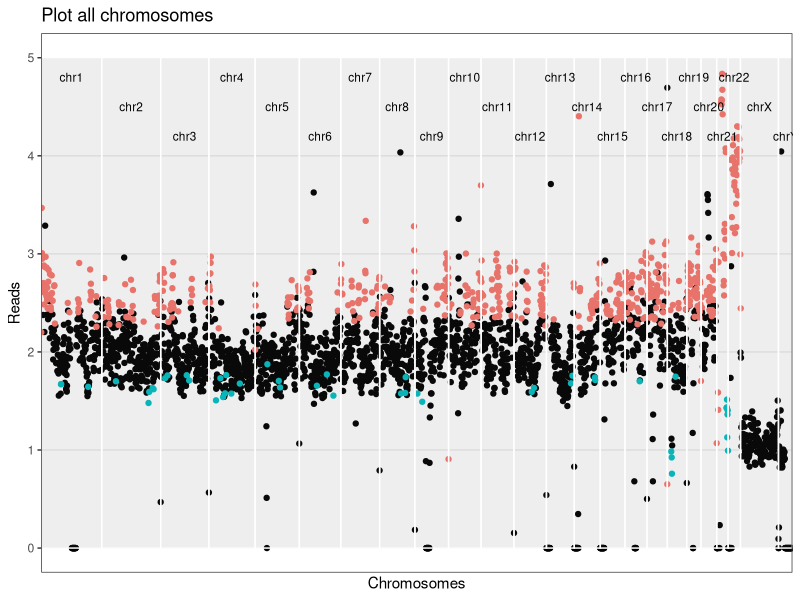
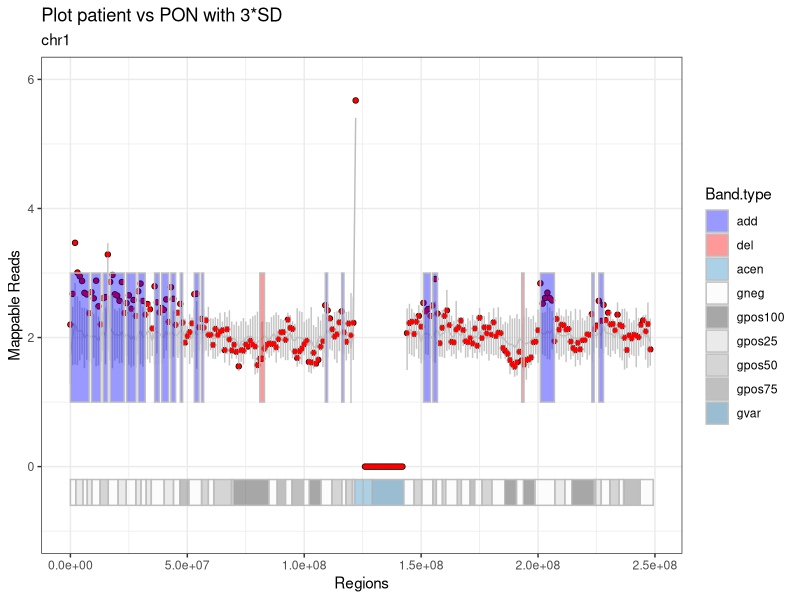
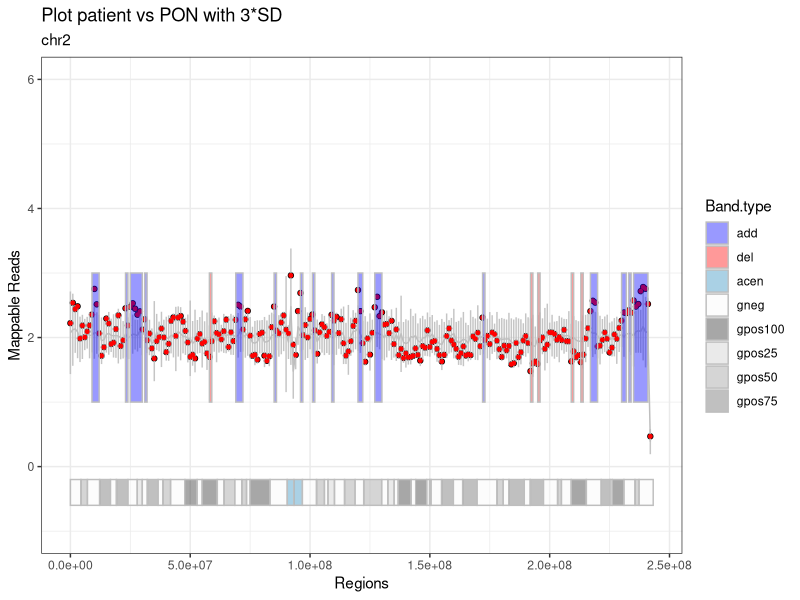
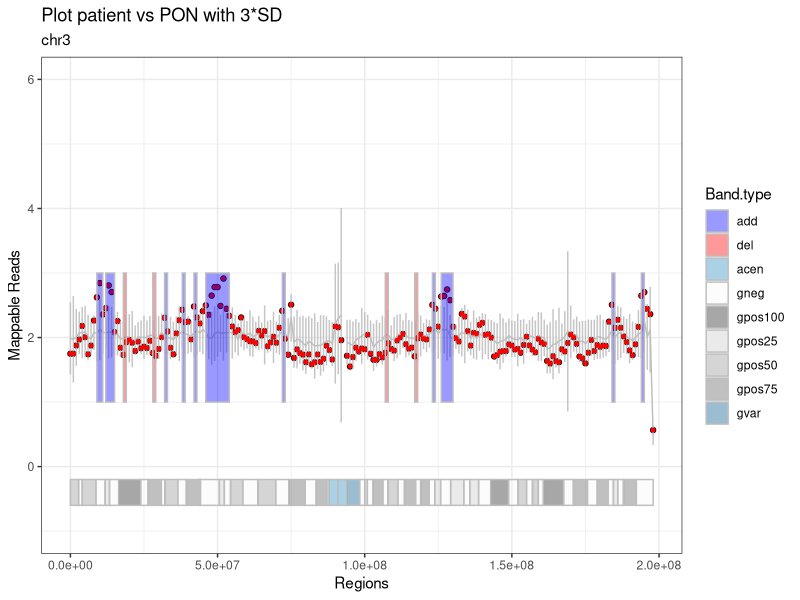
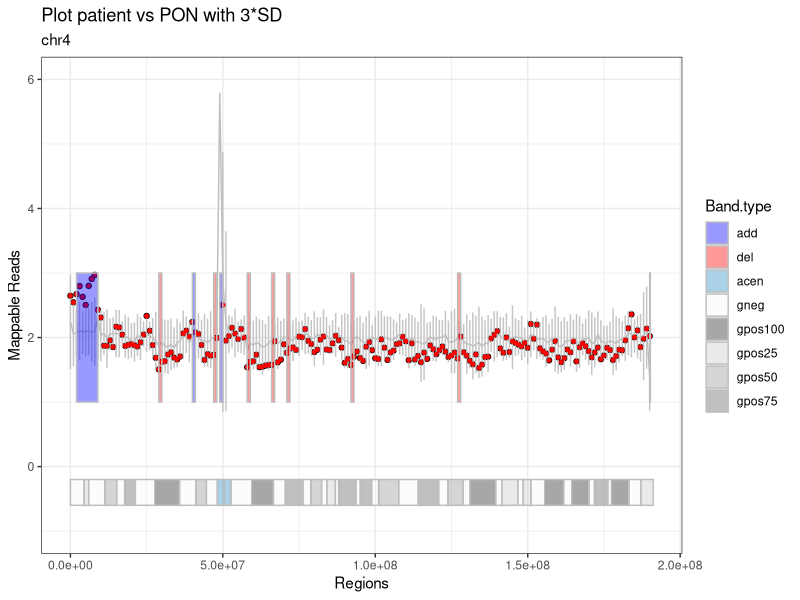
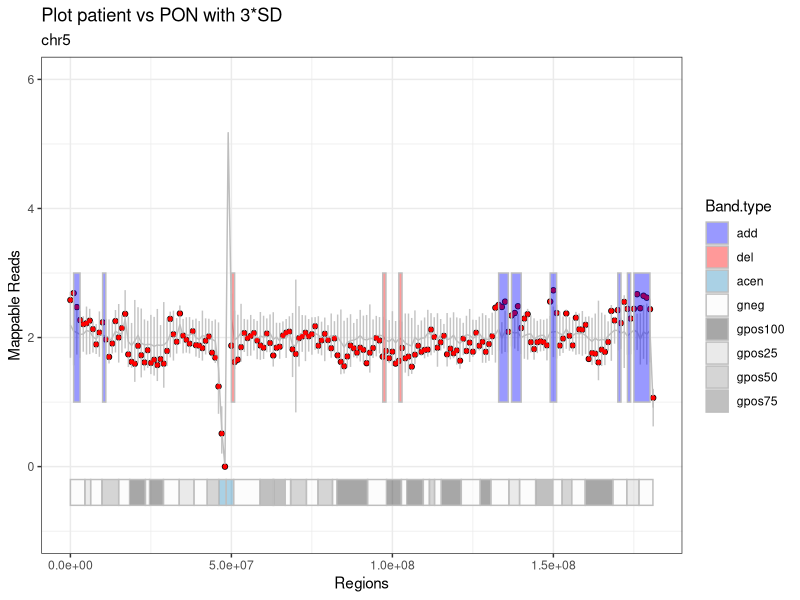
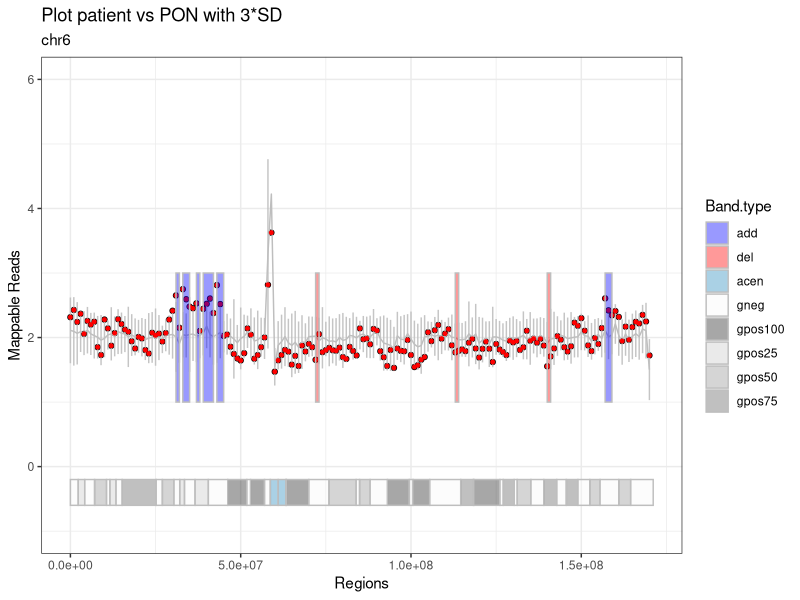
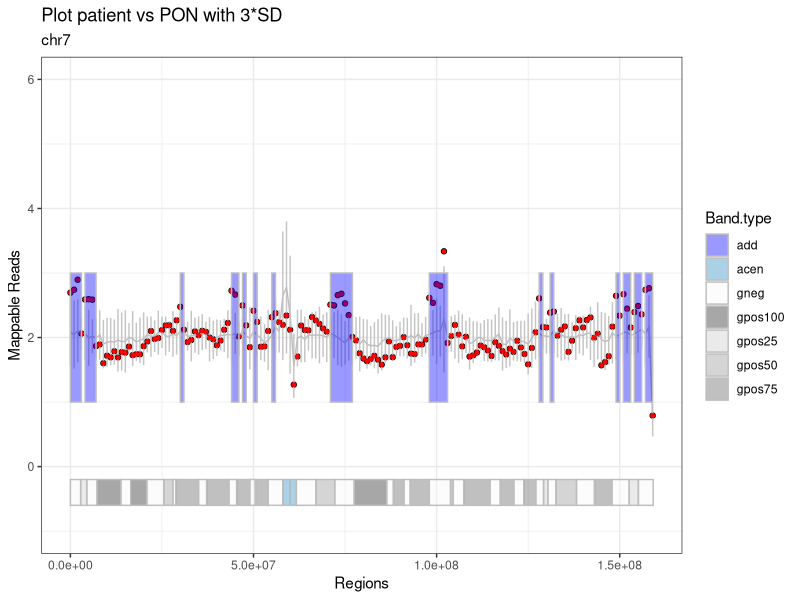

The R script that drew these images, in order:
## ---- chunk 1
knitr::opts_knit$set(root.dir = "/media/vera/big_data/coriandR/output/35717.median")
knitr::opts_chunk$set(warning = FALSE, message = FALSE) 
## ---- chunk 2
patient.data = read.table("patient.data.tsv", stringsAsFactors = F)
patient_name = patient.data[1, 2]
gender = as.character(patient.data[2, 2])
paste0("Patient ", patient_name)
## ---- chunk 3

# librarys
library(ggplot2)
library(knitr)


###################################################################################################
# VORBEREITEN
###################################################################################################

# SCHRITT 1
# Daten einlesen: Patient, PON, Giemsa-Bands, alle Gene und eine Auswahl der relevanten.

patient = read.table("patient.fc.tsv", header=TRUE, row.names = 1, stringsAsFactors = F) 
bin_data = read.table("pon.tsv", header=TRUE, row.names = 1, stringsAsFactors = F)
bin_data$Start = as.integer(bin_data$Start)
bin_data$End = as.integer(bin_data$End)
# pon wurde bereits erzuegt, normalisiert und mit den statistischenwerten versehen!

cytobands = read.table("../../tables/cytobands.tsv", header=TRUE, row.names = 1, stringsAsFactors = F)
# die farben sind bereits enthalten!
cancer_genes = read.table("../../tables/cancer.driver.genes_unique.and.goi.aml.csv", header=TRUE, sep = "\t",
                          stringsAsFactors = F)
all_genes = read.table("../../tables/all_genes.tsv", header=TRUE, row.names = 1, stringsAsFactors = F)
all_genes$start = as.integer(all_genes$start)
all_genes$end = as.integer(all_genes$end)

## ---- chunk 4
stats = read.table("mapping.stats.tsv", stringsAsFactors = F)
stats[nrow(stats) +1, ] = list(as.character("unique_mapped_reads"), sum(patient[ , 6]))
stats[nrow(stats) +1, ] = list(as.character("patient ID"), patient_name)
stats[nrow(stats) +1, ] = list(as.character("gender"), gender)

library(knitr)
kable(stats, digits = 0, col.names = NULL, align = "l")
## ---- chunk 5

# SCHRITT 2
# PON an das Geschlecht des Patienten anpassen
pon.gender.adjust = function(pon, gender) {
  if (gender == "M") {
    chrn = "chrX"
    pon.copy = pon[pon$Chr == "chrX_M", ]
    pon.copy$Chr = chrn
    pon = rbind(pon, pon.copy)
    
    chrn = "chrY"
    pon.copy = pon[pon$Chr == "chrY_M", ]
    pon.copy$Chr = chrn
    pon = rbind(pon, pon.copy)
    
    pon = pon[!(pon$Chr == "chrX_F" | pon$Chr == "chrY_F" | pon$Chr == "chrX_M" | pon$Chr == "chrY_M"), ]
  }
  
  else {
    chrn = "chrX"
    pon.copy = pon[pon$Chr == "chrX_F", ]
    pon.copy$Chr = chrn
    pon = rbind(pon, pon.copy)
    
    chrn = "chrY"
    pon.copy = pon[pon$Chr == "chrY_F", ]
    pon.copy$Chr = chrn
    pon = rbind(pon, pon.copy)
    
    pon = pon[!(pon$Chr == "chrX_F" | pon$Chr == "chrY_F" | pon$Chr == "chrX_M" | pon$Chr == "chrY_M"), ]
  }
}


# SCHRITT 3
# Die Patientendaten normalisieren
patient_normalization = function(patient, column_number) {
  # patient = tabelle der patienten
  # column_number = nummer der spalte mit deb patienten-bins
  # (bei einem patienten -> 6) 
  patient_norm <- patient[ , 1:5]
  #patient_norm$pat_bins <- patient[ , column_number] / sum(patient[ , column_number]) * (patient[1, 3] - patient[1, 2] + 1)
  patient_norm$pat_bins <- patient[ , column_number] / median(patient[ , column_number]) *2
  # eine neue tabelle mit den allgemeinen daten und den normalisierten patienten-bins
  # normalisierung basiert auf der automatischen erkennung der bin-laenge (differenz end und start der 1. bin)
  # ist also dynamisch
  return(patient_norm)
}

# SCHRITT 4
# Den Patienten als eine neue Spalte zu der PON-Tabelle hinzufügen
unite.data = function(pon, patient) {
  pon$patient = patient$pat_bins
  return(pon)
}

###################################################################################################
# RECHNEN
###################################################################################################

# SCHRITT 5
#Del/amp Bins detektieren
aberration.bins.identifier = function(bin_data, sd_factor) {
  bin_data$aberration = with(bin_data, factor(ifelse(patient < mean - sd_factor * sd, 'del', ifelse(patient > mean + sd_factor * sd, 'add', 'normal')), levels = c('normal', 'add', 'del')))
  return(bin_data)
}


# SCHRITT 6
# Abweichende Bins werden zu ganzen Regionen mit einer gemeinsamen Richtung
# (amplifiziert oder deletiert) zusammengefasst
# und in eine Tabelle hereingeschrieben
region_bring_together = function(bin_data, sd_factor) {
  # die funktion schaut alle chromosome (inkl. geschlechterchr) nach den over/under regionen durch
  # und gibt diese mit den start-/endpunkten in einer tabelle wieder
  regions = data.frame(Chr=character(), Start=integer(), End=integer(), Start.i=integer(), 
                        End.i=integer(), Direction=integer(), stringsAsFactors = F)
  last_chr = 'NULL'
  last_direction = 0 # 0 for normal, -1 for del, +1 for amp
  region_start = 0
  for (i in 1:nrow(bin_data)) {
    if(bin_data$Chr[i] != last_chr) {
      if(last_chr != 'NULL' & last_direction != 0) {
        regions[nrow(regions) + 1, ] = list(as.character(last_chr), bin_data$Start[region_start], 
                                            bin_data$End[i-1], region_start, i, last_direction)
        #eine region wird zugemacht, falls am ende eines chromosoms eine region noch offen war
      }
      last_direction = 0
      region_start = 0
      last_chr = bin_data$Chr[i]
    }

    direction = 0
    if(!is.na(bin_data$patient[i]) & (bin_data$patient[i] < bin_data$mean[i] - sd_factor * bin_data$sd[i])) {
      direction = -1
    } else if(!is.na(bin_data$patient[i]) & (bin_data$patient[i] > 
                                             bin_data$mean[i] + sd_factor * bin_data$sd[i])) {
      direction = +1
    }
    if (direction == last_direction) {
      next()
    }
    if (direction > last_direction) {
      if (last_direction == 0) {
        region_start = i
        # neue del oder amp region wird aufgemacht
      }
      else if (last_direction == -1) {
        regions[nrow(regions) + 1, ] = list(as.character(bin_data$Chr[i]), bin_data$Start[region_start], 
                                            bin_data$End[i-1], region_start, i-1, last_direction)
        # alte del region wird zugemacht
        if (direction == 1) {
          region_start = i
          # neue amp region wird aufgemacht
        }
      }
    } 
    else if (direction < last_direction) {
      if (last_direction == 0) {
        region_start = i
        # neue del region wird aufgemacht
      }
      else if (last_direction == 1) {
        regions[nrow(regions) + 1, ] = list(as.character(bin_data$Chr[i]), bin_data$Start[region_start], 
                                            bin_data$End[i-1], region_start, i-1, last_direction)
        # alte amp region wird zugemacht
        if (direction == -1) {
          region_start = i
          # neue del region wird aufgemacht
        }
      }
    }
    last_direction = direction
  }
  if(last_direction != 0) {
    regions[nrow(regions) + 1, ] = list(as.character(bin_data$Chr[i]), bin_data$Start[region_start], 
                                        bin_data$End[i-1], region_start, i, last_direction)
    #eine region wird zugemacht, falls bei dem allerletzten chromosom eine region noch offen war
  }
  return(regions)
}

###################################################################################################
# REPORTEN
###################################################################################################

# SCHRITT 7
# Die Regionen werden zu größeren Regionen zusammengefasst, deren Werte gegen die
# Werte des PONs an der gleichen Stelle geprüft werden
# Momentan noch 3*SD-Statistik.
region_merge = function(bin_data, regions, sd_factor) {
  regions_merged = data.frame(Chr=character(), Start=integer(), End=integer(), Start.i=integer(), 
                               End.i=integer(), Direction=factor(levels=c('add', 'del')),
                               stringsAsFactors = F)
  
  if(nrow(regions) < 1) return(regions_merged)
  
  regions_merged[1,] = list(as.character(regions$Chr[1]), 
                            regions$Start[1], 
                            regions$End[1],
                            regions$Start.i[1],
                            regions$End.i[1],
                            ifelse(regions$Direction[1]==1, 'add', 'del'))
  m = 1 #der zaehler in der tabelle "regions_merged"
  mean_region = 0
  mean_pon = 0
  sd_pon = 0
  
  for (r in 2:nrow(regions)) {
    if (regions_merged$Chr[m] != regions$Chr[r] | regions_merged$Direction[m] != regions$Direction[r]) {
      # mergen nur, wenn auf dem selben chr.
      regions_merged[nrow(regions_merged) + 1, ] = list(Chr=as.character(regions$Chr[r]), 
                                                        Start=regions$Start[r], 
                                                        End=regions$End[r],
                                                        Start.i=regions$Start.i[r],
                                                        End.i=regions$End.i[r],
                                                        Direction=ifelse(regions$Direction[r]==1, 'add', 'del'))
      # die region auf einem neuen chr oder mit einer anderen richtung zu der neuen tabelle hinzufuegen
      m = nrow(regions_merged)
      # das ist die region, von der aus betrachtet wird
      next
    }
    bin_start = regions_merged$Start.i[m]
    bin_end = regions$End.i[r]
    
    mean_region = mean(c(bin_data$patient[bin_start]:bin_data$patient[bin_end]), na.rm = TRUE)
    mean_pon = mean(c(bin_data$mean[bin_start:bin_end]), na.rm = TRUE)
    #die mittelwerte der betroffenen bins inkl. "normale" chr.abschnitte bei dem patienten und pon
    sd_pon <- mean(bin_data$sd[bin_start:bin_end])
    
    if (mean_region > mean_pon + sd_factor*sd_pon | mean_region < mean_pon - sd_factor*sd_pon) {
      # wenn die mittelwerte der betroffenen bins immer noch signifikant hoch/runter sind -> mergen
      regions_merged[m, ] = list(as.character(regions$Chr[r]), 
                                 regions_merged$Start[m], 
                                 regions$End[r],
                                 bin_start,
                                 bin_end,
                                 ifelse(regions$Direction[r]==1, 'add', 'del'))
    } 
    else {
      regions_merged[nrow(regions_merged) + 1, ] = list(Chr=as.character(regions$Chr[r]), 
                                                        Start=regions$Start[r], 
                                                        End=regions$End[r],
                                                        Start.i=regions$Start.i[r],
                                                        End.i=regions$End.i[r],
                                                        Direction=ifelse(regions$Direction[r]==1, 'add', 'del'))
    }
    m <- nrow(regions_merged)
  }
  return(regions_merged)
}


# SCHRITT 8
# Hier werden abweichende Banden aus den Bins detektiert
# Herausforderungen dabei ist, dass die Bins und die Bands in verschiedenen Schritten laufen,
# so kann eine Bande 100.000 Schritte haben
bins2bands = function(bin_data, cytobands, sd_factor) {
  last_chr = 'NULL'
  direction = 0 # die richtung der abweichenden bande (over, under)
  
  bands = data.frame(Chr=character(), Name=character(), Start=integer(), End=integer(),
                     Sum.pat=integer(),
                     Sum.pon=integer(), Direction=integer(),
                     stringsAsFactors = F)
  
  for (c in 1:nrow(cytobands)) {
    # Selektieren der Zeilen mit benötigten Eigenschften
    # hier gibt es mehrere faelle, da die schritte der bind und banden nicht gleich sind
    # und mehrere bins in einer bande sein koennen
    # bzw. auch  kleine bands in einer bin
    
    # die bedingung, dass die chromosome der banden und das patienten
    # gleich sind, muss immer erfuellt sein
    
    sel = as.character(bin_data$Chr) == as.character(cytobands$Chr[c]) &
      # fall 1: die bin ist kleiner als die band
      ((bin_data$Start >= cytobands$Start[c] & bin_data$End <= cytobands$End[c]) |
         # fall 2: die bin ist zwischen 2 bands, liegt aber eher in der betrachteten bin,
         # weil das ende von der bin naeher zum ende der band liegt, als der
         # anfang zum anfang der naechsten
         # die 2. bedingung wurde eingebaut, um zu verhindern, dass die bins vor der aktuellen
         # band mitselektiert werden
         ((bin_data$Start < cytobands$End[c]) &
            (bin_data$End > cytobands$Start[c]) &
            ((cytobands$End[c] - bin_data$Start) >= (bin_data$End - cytobands$End[c]))) |
         # fall 3: die bin ist zwischen 2 bands, liegt aber eher in der
         # betrachteten bin
         # weil der anfang von der bin naeher zum anfang der band liegt, als das ende
         ((bin_data$Start < cytobands$Start[c]) &
            ((bin_data$End - cytobands$Start[c]) > (cytobands$Start[c] - bin_data$Start))))
    # fall 4: die band ist kleiner als die bin,
    # dann greift die bedingung 2 oder 3, je nach werten
    
    band.pat = bin_data[sel, "patient"]
    #band.pon = colSums((bin_data[sel, grep(".bam", colnames(bin_data))]), na.rm = TRUE)
    band.pon = colSums((bin_data[sel, grep("V", colnames(bin_data))]), na.rm = TRUE)
    sum_pat = sum(band.pat, na.rm = TRUE)
    # summe der werte der bins in dieser band fuer den patienten
    sum_pon = mean(band.pon, na.rm = TRUE)
    # mittelwert der summe der bins in dem pon
    sd_bands = sd(band.pon, na.rm = TRUE)
    # standartabweichung fur die bins in der band
    if (sum_pat > sum_pon + sd_factor*sd_bands) {
      direction = +1 # die bande ist amp
    }
    else if (sum_pat < sum_pon - sd_factor*sd_bands) {
      direction = -1 # die bande ist del
    }
    
    bands[nrow(bands) + 1, ] = list(as.character(cytobands$Chr[c]),
                                    as.character(cytobands$Name[c]),
                                    cytobands$Start[c],
                                    cytobands$End[c],
                                    sum_pat,
                                    sum_pon,
                                    direction)
    direction = 0
  }
  return(bands)
}


# SCHRITT 9
# Hier werden Banden zusammengefasst und fuer den Report vorbereitet
karyotype = function(bands) {
  suspected_bands = bands[bands$Direction != 0, ]
  
  # bands mergen, wie bei den regions, nur ohne statistische validierung
  suspected_bands$last_Name = suspected_bands$Name
  karyotype_to_report = suspected_bands[1, ]
  
  karyotype_to_report$Aberration = NA
  if(nrow(suspected_bands) < 1) return(karyotype_to_report)
  
  k = 1
  # der zaehler in der tabelle karyotype_to_report
  for (s in 2:nrow(suspected_bands)) {
    if (karyotype_to_report$Chr[k] == suspected_bands$Chr[s] &
        karyotype_to_report$Direction[k] == suspected_bands$Direction[s] &
        karyotype_to_report$End[k] == suspected_bands$Start[s]) {
      karyotype_to_report$last_Name[k] = suspected_bands$Name[s]
      karyotype_to_report$End[k] = suspected_bands$End[s]
      next
    }
    else {
      karyotype_to_report[nrow(karyotype_to_report) +1, ] = suspected_bands[s, ]
      # die bande auf einem neuen chr oder mit einer anderen richtung hinzufuegen
      k = nrow(karyotype_to_report)
      # das ist jetzt die bande, von der aus betrachtet wird
    }
  }
  
  for (a in 1:nrow(karyotype_to_report)) {
    karyotype_to_report[a, "Aberration"] = as.character(paste0(karyotype_to_report$Direction[a], "(",
                                                               suspected_bands$Chr[a], ")(",
                                                               suspected_bands$Name[a],
                                                               suspected_bands$last_Name[a], ")"))
  }
  
  karyotype_to_report$Aberration = as.character(paste0(ifelse(karyotype_to_report$Direction == 1, "add", "del"), "(",
                                                       karyotype_to_report$Chr, ")(",
                                                       karyotype_to_report$Name,
                                                       karyotype_to_report$last_Name, ")"))
  return(karyotype_to_report)
}


# SCHRITT 10
# Die Gene, die in den abweichenden Banden liegen, werden detektiert
# und an eine Tabelle übergeben
genes_finder = function(bin_data, all_genes, cancer_genes, sd_factor) {
  suspected_bins <- data.frame(Chr=character(), Start=integer(), End=integer(), Bin=integer(),
                               Aberration=character(), stringsAsFactors = F)
  # Hier werden alle Bins gespeichert, die von pon_mean +/- 3*SD abweichen
  g=0
  for (g in 1:nrow(bin_data)) {
    if (!is.na(bin_data$patient[g]) &
        (bin_data$patient[g] < (bin_data$mean[g] - sd_factor * bin_data$sd[g]))) {
      suspected_bins[nrow(suspected_bins) + 1, ] = list(as.character(bin_data$Chr[g]), 
                                                        bin_data$Start[g], 
                                                        bin_data$End[g],
                                                        bin_data$patient[g],
                                                        as.character("del"))
    }
    
    else if (!is.na(bin_data$patient[g]) &
             (bin_data$patient[g] > (bin_data$mean[g] + sd_factor * bin_data$sd[g]))) {
      suspected_bins[nrow(suspected_bins) + 1, ] = list(as.character(bin_data$Chr[g]), 
                                                        bin_data$Start[g], 
                                                        bin_data$End[g],
                                                        bin_data$patient[g],
                                                        as.character("amp"))
    }
  }

  special_genes = all_genes[all_genes$symbol %in% cancer_genes$genes,]
  special_genes$aberration = 'norm'
  special_genes$found = 0
  
  for(i in 1:nrow(special_genes)) {
    bins = suspected_bins[suspected_bins$Chr == special_genes$chr[i] & (suspected_bins$Start <= special_genes$start[i] & special_genes$start[i] <= suspected_bins$End |
                                                                          suspected_bins$Start <= special_genes$end[i] & special_genes$end[i] <= suspected_bins$End),]
    if(nrow(bins) == 0) {next}
    special_genes$found[i] = 1
    if(all(bins$Aberration == 'amp')) {special_genes$aberration[i] = 'amp'}
    if(all(bins$Aberration == 'del')) {special_genes$aberration[i] = 'del'}
  }

  reported_genes = special_genes[special_genes$found == 1 & (special_genes$aberration == "amp" | special_genes$aberration == "del"), ]

  return(reported_genes)
}


# SCHRITT 11
# Diese Funktion soll die Plots generieren. Bestandteile des Plots zur Zeit sind:
# 1) Punkte aus den gemappten Patientendaten
# 2) Eine Linie fuer die PON-Daten
# 3) Errorbar fuer 3*SD der PON-Daten an dieser Stelle
# 4) Del/amp Regionen
# 5) Ein Ideogram zur besseren raemlichen Orientierung fuer die Kliniker


plot_bins_regions_ideogram <- function(bin_data, cytobands, region_merged,
                                       chrn, sd_factor) {

  x <- bin_data[bin_data$Chr == chrn, "Start"]
  y <- bin_data[bin_data$Chr == chrn, "patient"]
  plot_patient <- qplot(x, y, ylim=c(-1, 6)) +
                  geom_line(aes(x = bin_data[bin_data$Chr == chrn, "Start"],
                                y = bin_data[bin_data$Chr == chrn, "mean"]),
                                color = "gray", linetype = "solid") +
                  geom_errorbar(aes(x = bin_data[bin_data$Chr == chrn, "Start"],
                                    ymin = bin_data[bin_data$Chr == chrn, "mean"] - 
                                    sd_factor * bin_data[bin_data$Chr == chrn, "sd"], 
                                    ymax = bin_data[bin_data$Chr == chrn, "mean"] + 
                                    sd_factor * bin_data[bin_data$Chr == chrn, "sd"]),
                                width=0.1, color = "gray", alpha = 0.9, na.rm = TRUE) +
    # na.rm = TRUE bedeutet, dass die fehlenden Werte keine fehlermeldungen mehr verursachen
    
                  geom_point(aes(x = x, y = bin_data[bin_data$Chr == chrn, "patient"]),
                                 shape = 19, color = "red", size = 1) +
    #das eigentliche ideogram
                  geom_rect(data = cytobands[cytobands$Chr == chrn, ],
                            stat = "identity", position = "identity",
                    aes(NULL, NULL, xmin = Start, xmax = End, fill = Band.type),
                        ymin = -0.6, ymax = -0.2, color = "gray", size = 0.5, alpha = 0.4) +
                  scale_fill_manual(values=c("acen" = "#2b8cbe", "gneg" = "#f7f7f7",
                                             "gpos100" = "#252525", "gpos25" = "#cccccc",
                                             "gpos50" = "#969696", "gpos75" = "#636363",
                                             "gvar" = "#045a8d", "stalk" = "#be8c2b",
                                             "add" = "blue", "del" = "red")) +
    
    # die regione einzeichnen
                  geom_rect(data = region_merged[region_merged$Chr == chrn,],
                            aes(NULL, NULL, xmin = Start, xmax = End, fill = Direction),
                                ymin = 1,
                                ymax = 3,
                                color = "gray", size = 0.5, alpha = 0.4) +
    
                  theme_bw() +
                  labs(title = "Plot patient vs PON with 3*SD", subtitle = chrn,
                  x = "Regions", y = "Mappable Reads")
  print(plot_patient)
  return(plot_patient)
}


# SCHRITT 12
# Eine Schleife, um die Plots für alle Chromosomen zu erstellen
# und diese in einem neuen Ordner zu speichern
create.plots <- function(path.output, patient_name, bin_data, cytobands, region_merged, sd_factor) {
  
  setwd(path.output)
  dir.create(paste0("Patient.", patient_name))
  setwd(paste0("Patient.", patient_name))
  
  chrn= "chr0"
  for (chrn in unique(bin_data$Chr)) {
    plot_patient = plot_bins_regions_ideogram(bin_data, cytobands, region_merged,
                                              chrn, sd_factor)
    ggsave(filename = paste0("Plot.", chrn, ".png"))
  }
}


# SCHRITT 15
# Plot Uebersicht ueber alle Chromosomen nebeneinander
# Die Bins als Punkte, keine PON-Daten
# Patienten-Daten normalisiert auf 0
# Die Y-Achse geht von 1 bis -1
# Die amp/del Bins weichen nach obenm oder unten ab, sind farblich markiert
# Duenne graue Linien am Ende jedes Chromosoms
# Die X-Achse als die Koordinaten im ganzen Genom
# Unterhalb der X-Achse die Chromosomen-Nummern
# Eine Amplifikation hat mehr Gen-Kopien als Gain, diese Aufteilung (siehe Fig. 1 im iCHORcna Paper)
# sollte auch von uns beibehalten werden.
plot_genome_wide_cnv = function(bin_data) {
  # eine Tabelle mit den globalen Koordinaten fuer alle Chromosomen
  coordinates_genome_wide <- data.frame(Chr=character(), Start=integer(), End=integer(), Offset=integer(),
                                        stringsAsFactors = F)
  for (w in unique(bin_data$Chr)) {
    coordinates_genome_wide[nrow(coordinates_genome_wide) + 1, ] = list(as.character(w),
                                                                        0,
                                                                        0,
                                                                        0)
  }

  # die Koordinaten fuer die Enden setzen
  coordinates_genome_wide[ , "End"] = sapply(coordinates_genome_wide$Chr, function (c) max(bin_data[bin_data$Chr == c, "End"]))
  # die versetzten Koordinaten setzen - so entstehen globale Koordinaten
  # coordinates_genome_wide[ , 4] = cumsum(1:(nrow(coordinates_genome_wide)-1))
  coordinates_genome_wide[ , "Offset"] = cumsum(as.numeric(coordinates_genome_wide[ , "End"]))
  coordinates_genome_wide[ , "Offset"] = c(0, coordinates_genome_wide[(1:nrow(coordinates_genome_wide)-1), "Offset"])
  coordinates_genome_wide[ , "global_End"] = cumsum(as.numeric(coordinates_genome_wide[ , "End"]))
  
  for (z in 1:nrow(coordinates_genome_wide)) {
    coordinates_genome_wide[z, "median"] = (coordinates_genome_wide[z, "Offset"] + coordinates_genome_wide[z, "global_End"])/2
  }
  
  bin_data$Offset = sapply(bin_data$Chr, function(c) coordinates_genome_wide$Offset[coordinates_genome_wide$Chr == c])
  bin_data$global_Start = bin_data$Start+bin_data$Offset
  # die koordinaten fuer die bins sind damit festgelegt, die vorbereitung ist abgeschlossen

  # plotten!
  
  #bin_data$pat_norm <- (bin_data[ , "patient"]/ median(bin_data[ , "patient"]))*2
  # muessen wir hier nochmals normalisieren? ich glaube, nicht.
  plot_all_chromosomes <- qplot(global_Start, patient, 
                                data = bin_data[bin_data$aberration == "normal", ], ylim=c(0, 5)) +
    geom_point(data = bin_data[bin_data$aberration == "add", ], 
               aes(x = bin_data[bin_data$aberration == "add", "global_Start"], 
                   y = bin_data[bin_data$aberration == "add", "patient"], color = "blue")) +
    geom_point(data = bin_data[bin_data$aberration == "del", ], 
               aes(x = bin_data[bin_data$aberration == "del", "global_Start"], 
                   y = bin_data[bin_data$aberration == "del", "patient"], color = "orange")) +
    geom_rect(data = coordinates_genome_wide,
              aes(NULL, NULL, xmin = Offset, xmax = global_End,
                  ymin = 0,
                  ymax = 5),
              color = "white", size = 0.5, alpha = 0.1) +
    geom_text(data = coordinates_genome_wide,
              aes(x = median, y = c(4.8, 4.5, 4.2, 4.8, 4.5, 4.2, 4.8, 4.5, 4.2, 4.8, 4.5, 4.2, 4.8, 4.5, 4.2, 4.8, 4.5, 4.2, 4.8, 4.5, 4.2, 4.8, 4.5, 4.2) , label = Chr), size = 3) +
    theme_bw() +
    theme(panel.grid.minor=element_blank(), axis.text.x = element_blank(), legend.position="none") +
    scale_x_discrete(breaks = coordinates_genome_wide[ , "Offset"],
                     labels = coordinates_genome_wide[ , "Chr"]) +
    labs(title = "Plot all chromosomes", x = "Chromosomes", y = "Reads")
  return(plot_all_chromosomes)
}
## ---- chunk 6
bin_data = pon.gender.adjust(bin_data, gender)
patient = patient_normalization(patient, 6)
bin_data = unite.data(bin_data, patient)
sd_factor = 3
bin_data = aberration.bins.identifier(bin_data, sd_factor)

regions = region_bring_together(bin_data, sd_factor)
region_merged = region_merge(bin_data, regions, sd_factor)

bands = bins2bands(bin_data, cytobands, sd_factor)
karyotype_to_report = karyotype(bands)

reported_genes = genes_finder(bin_data, all_genes, cancer_genes, sd_factor)

# create.plots(path.output, patient_name, bin_data, cytobands, region_merged, sd_factor)
plot_all_chromosomes = plot_genome_wide_cnv(bin_data)
## ---- chunk 7
kable(karyotype_to_report$Aberration, col.names = NULL, align = "l", "html")

## ---- chunk 8
kable(reported_genes[ , 1:6], align = "l")
## ---- chunk 9
plot_all_chromosomes
## ---- chunk 10

chrn= "chr0"
  for (chrn in unique(patient$Chr)) {
    plot_patient = plot_bins_regions_ideogram(bin_data, cytobands, region_merged,
                                              chrn, sd_factor)
  }
